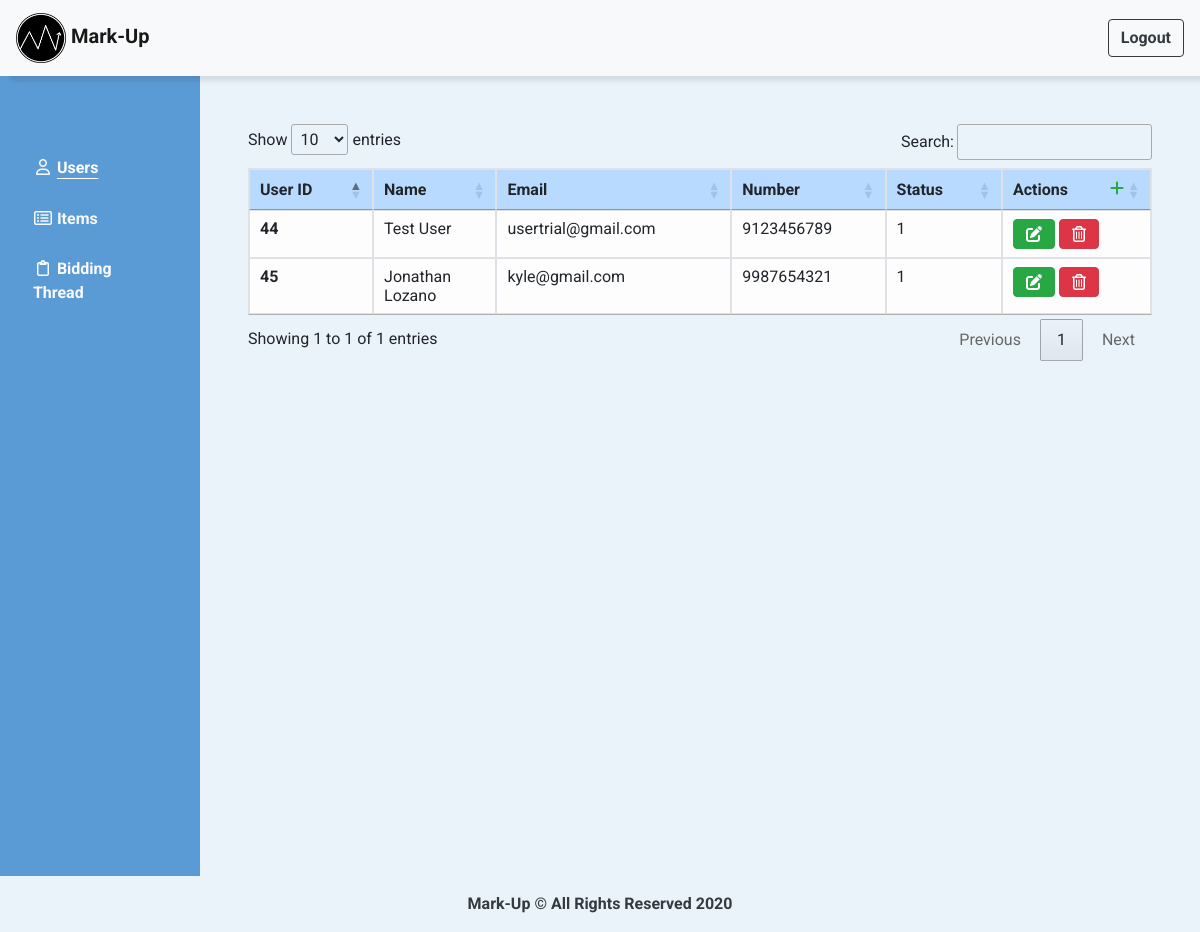
Page /Testlogin/Tables/tableofusers.php on the earlier database version.
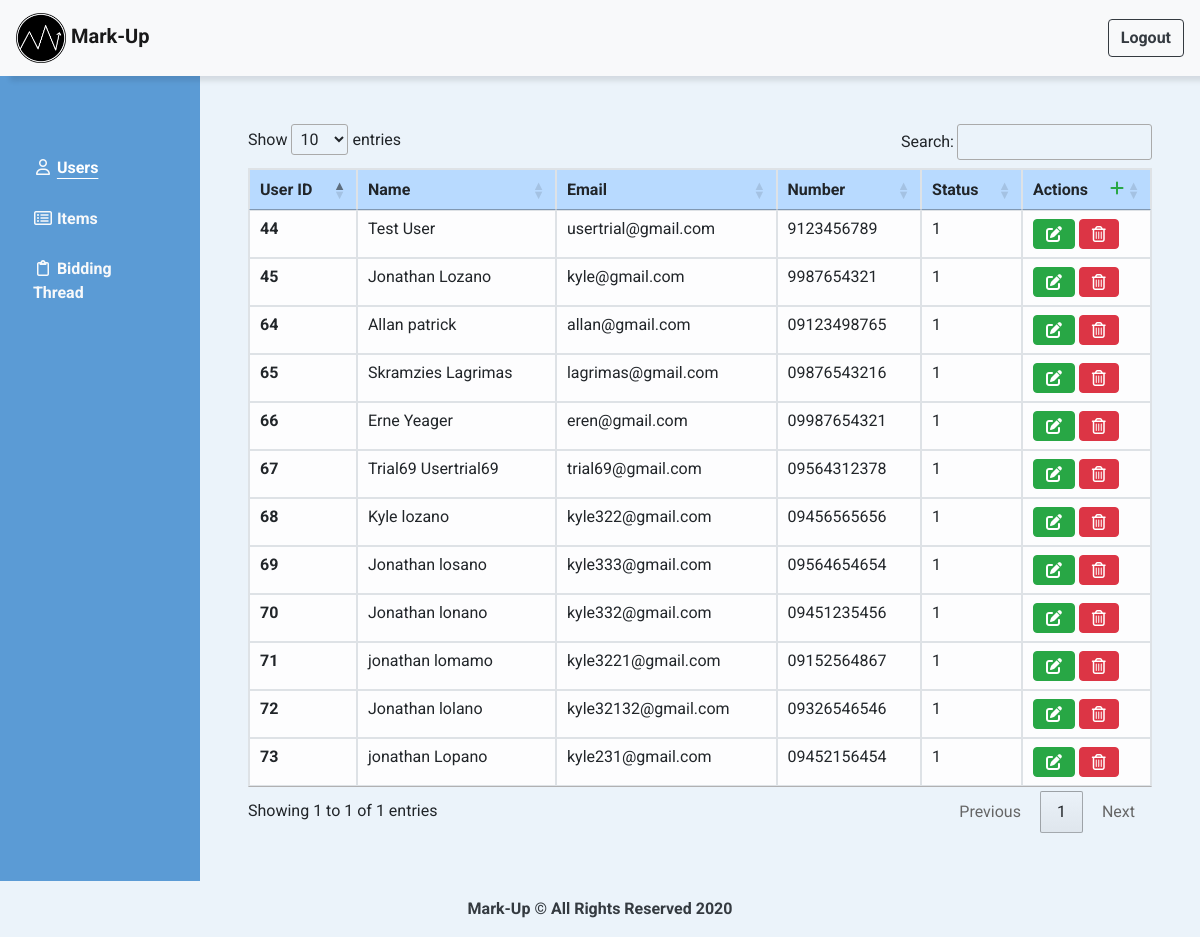
Same page on the later database version.
### tables this page shows
CREATE TABLE `accounts` (
  `ID` int(11) NOT NULL,
  `First_Name` varchar(128) NOT NULL,
  `Last_Name` varchar(128) NOT NULL,
  `Contact_Num` varchar(11) NOT NULL,
  `Email` varchar(128) NOT NULL,
  `UserPwd` varchar(128) NOT NULL,
  `Date_Created` timestamp NOT NULL DEFAULT current_timestamp(),
  `Status` int(1) NOT NULL DEFAULT 1,
  `Role` int(1) NOT NULL DEFAULT 1
);

### Testlogin/Tables/tableofusers.php (the view, shortened to what this page needs)
<?php
    include_once '../includes/dbhandler.inc.php';
?>
<!DOCTYPE html>
<html>
<head>
    <link rel="stylesheet" href="https://stackpath.bootstrapcdn.com/bootstrap/4.1.3/css/bootstrap.min.css">
    <link rel="stylesheet" href="https://cdn.datatables.net/1.10.22/css/jquery.dataTables.min.css">
    <link rel="stylesheet" href="../CSS/adminstyle.css">
</head>
<body>
    <div class="wrapper">
        <div id="myHeader">
            <nav class="navbar navbar-expand-md navbar-light bg-light justify-content-between">
                <a class="navbar-brand " href="../index.php">
                    <img src="../Images/mulogo.png" width="50" height="50" class="d-inline-block align-middle" alt="">
                    <span class="font-weight-bold">Mark-Up</span>
                </a>
                <a href="../includes/logout.inc.php">
                    <div class="btn btn-outline-dark myBtn2 mb-3 mb-md-0" ><b>Logout</b></div>
                </a>
            </nav>
        </div>
        <div class="container-fluid bg-light p-0">
            <div class="container-fluid">
                <div class="row">
                    <div class="col-xl-2 col-lg-3 sidebar pl-0 py-lg-5">
                        <nav class="navbar navbar-expand-lg navbar-dark py-0 font-weight-bold pl-0">
                            <div class="collapse navbar-collapse" id="navbarMenu">
                                <ul class="navbar-nav flex-column w-100 panel-group py-3" id="accordion">
                                    <li class="nav-item mx-3 my-2">
                                        <a href="tableofusers.php" class="link-effect text-light"><i class="far fa-fw fa-user"></i><span class="ml-1 active">Users</span></a>
                                    </li>
                                    <li class="nav-item mx-3 my-2">
                                        <a href="#" class="link-effect text-light"><i class="far fa-fw fa-list-alt"></i><span class="ml-1">Items</span></a>
                                    </li>
                                    <li class="nav-item mx-3 my-2">
                                        <a href="#" class="link-effect text-light"><i class="far fa-fw fa-clipboard"></i><span class="ml-1">Bidding Thread</span></a>
                                    </li>
                                </ul>
                            </div>
                        </nav>
                    </div>
                    <div class="col-xl-10 col-lg-9 p-5" id="contents">
                        <table id="datable" class="table table-hover table-bordered table-light table-sm" cellspacing="0" width="100%">
                            <thead>
                                <tr class="table-primary">
                                    <th scope="col">User ID</th>
                                    <th scope="col">Name</th>
                                    <th scope="col">Email</th>
                                    <th scope="col">Number</th>
                                    <th scope="col">Status</th>
                                    <th scope="col">Actions
                                        <span class="table-add float-right" title="Add New User"><a href="#!" class="text-success"><i
                                            class="fas fa-plus fa-1x" aria-hidden="true"></i></a>
                                        </span>
                                    </th>
                                </tr>
                            </thead>
                            <?php
                            $sql = "SELECT * FROM accounts;";
                            $result = mysqli_query($conn, $sql);
                            $resultCheck = mysqli_num_rows($result);
                            if($resultCheck > 0){
                            while($row = mysqli_fetch_assoc($result)){?>
                           <tbody>
                           <tr>
                                    <th scope="row"><?= $row['ID']?></th>
                                    <td><?= $row['First_Name']?> <?= $row['Last_Name']?></td>
                                    <td><?= $row['Email'] ?></td>
                                    <td><?= $row['Contact_Num'] ?></td>
                                    <td><?= $row['Status'] ?></td>
                                    <td>
                                      <button type="button" class="btn btn-success"><i class="fas fa-edit"></i></button>
                                    <button type="button" class="btn btn-danger"><i class="far fa-trash-alt"></i></button>
                                    </td>
                                  </tr>
                           </tbody>
                            <?php
                             }
                            } ?>
                        </table>
                    </div>
                </div>
            </div>
        </div>
        <div class="container-fluid text-center text-light p-3 footer">
            <div class="text-dark">
                <a href="#myHeader" class="text-dark font-weight-bold text-decoration-none">Mark-Up &copy; All Rights Reserved 2020</a>
            </div>
        </div>
    </div>
</body>
</html>

### Testlogin/CSS/adminstyle.css (style rules this page uses)
* { margin: 0; padding: 0; }
html, body { display: flex; flex-direction: column; background-color: #ebf3fa; position: relative; font-family: "Roboto", sans-serif; scroll-behavior: smooth; height: 100vh; }
.navbar-brand { font-family: "Roboto", sans-serif; text-align: center; }
.link-effect::after { content: ""; display: block; width: 0%; height: 2px; background-color: #c2daf0; transition: width 0.3s; }
.myBtn2 { font-family: "Roboto", sans-serif; }
.wrapper { min-height: 100vh; line-height: 150%; }
.sidebar { background-color: #5b9bd5; }
.nav-item { padding-left: 10%; padding-top: 5%; }
.active { color: #fff; text-decoration: underline; text-underline-position: under; }
#myHeader { position: relative; box-shadow: 10px 5px 5px rgba(0, 0, 0, 0.1); z-index: 1; }
#contents { background-color: #ebf3fa; min-height: 100vh; overflow: auto; }
.table-primary { background-color: #c2daf0; }

Differences in the rows shown:
added accounts: ID "64", First_Name "Allan", Last_Name "patrick", Email "allan@gmail.com", Contact_Num "09123498765", Status "1"
added accounts: ID "65", First_Name "Skramzies", Last_Name "Lagrimas", Email "lagrimas@gmail.com", Contact_Num "09876543216", Status "1"
added accounts: ID "66", First_Name "Erne", Last_Name "Yeager", Email "eren@gmail.com", Contact_Num "09987654321", Status "1"
added accounts: ID "67", First_Name "Trial69", Last_Name "Usertrial69", Email "trial69@gmail.com", Contact_Num "09564312378", Status "1"
added accounts: ID "68", First_Name "Kyle", Last_Name "lozano", Email "kyle322@gmail.com", Contact_Num "09456565656", Status "1"
added accounts: ID "69", First_Name "Jonathan", Last_Name "losano", Email "kyle333@gmail.com", Contact_Num "09564654654", Status "1"
added accounts: ID "70", First_Name "Jonathan", Last_Name "lonano", Email "kyle332@gmail.com", Contact_Num "09451235456", Status "1"
added accounts: ID "71", First_Name "jonathan", Last_Name "lomamo", Email "kyle3221@gmail.com", Contact_Num "09152564867", Status "1"
added accounts: ID "72", First_Name "Jonathan", Last_Name "lolano", Email "kyle32132@gmail.com", Contact_Num "09326546546", Status "1"
added accounts: ID "73", First_Name "jonathan", Last_Name "Lopano", Email "kyle231@gmail.com", Contact_Num "09452156454", Status "1"
